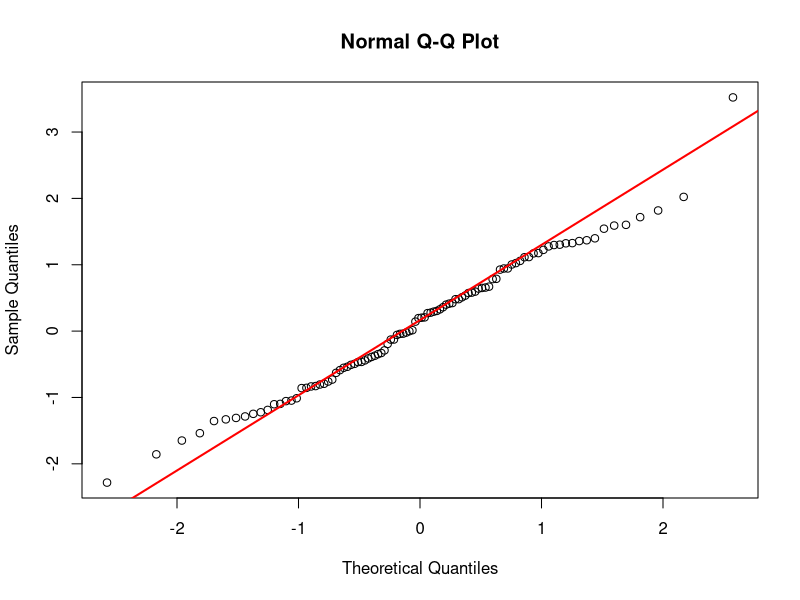
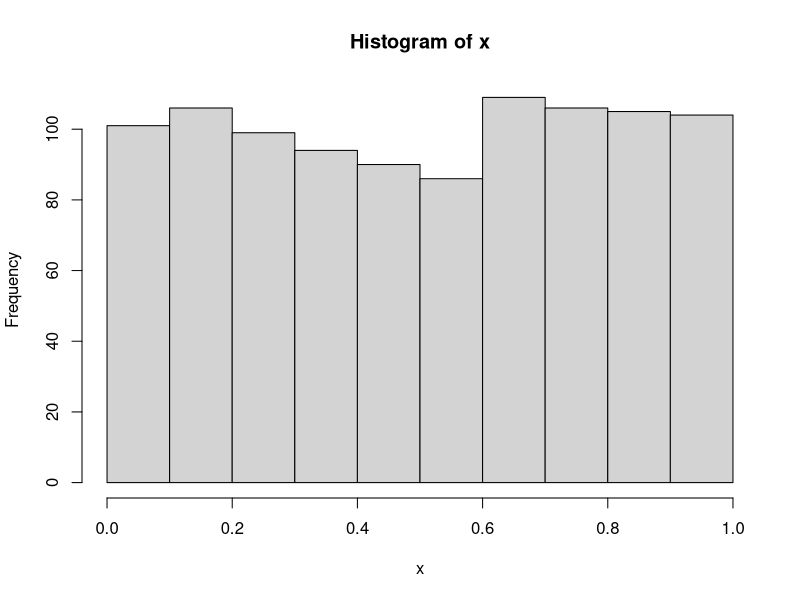

Recreate these plots in R, in order.
# Contenidos extra para la lección "Distribuciones y números aleatorios"

## Función qqnorm

# La función qqnorm sirve para comparar los cuantiles de un vector
# cualquiera con la distribución de cuantiles esperada para una
# distribución normal:
?qqnorm

# Ejemplo:
qqx <- rnorm(100)
qqnorm(qqx)
# Usando qqline agregamos una recta que pasa por el primer y tercer
# cuartiles (correspondientes a los percentiles 25% y 75%). 
qqline(qqx, col='red', lwd=2)
# ¿Qué pasa si hago una prueba similar con un x generado con runif?
# Comparar con la curva de pnorm, ¿Se parecen?¿Tiene lógica?


## Distribución Uniforme
?Uniform
# O
?dunif

# Ejemplo: Para tomar mil valores aleatorios con distribución U(0,1):
x <- runif(1000, 0, 1)
hist(x)  # Es bastante horizontal el patrón, como indica la teoría.

# Los únicos parámetros que necesita esta distribución son un mínimo y un 
# máximo. Al igual que todos los generadores de números de "stats", el primer
# argumento es el número de elementos, mientras que los otros dos son
# el mín. y máx. mencionados.

# Cómo dice el nombre, la distribución uniforme es equiprobable para
# todos los valores incluídos en un intervalo dado, buscando representar el 
# espectro completo de los números reales contenidos en el mismo. Por lo tanto, 
# a diferencia de sample, no se restringe a un conjunto discreto y finito de 
# números, si no que muestrea de un conjunto (en teoría) infinito de valores. 
# Claro que una computadora no puede en sentido estricto hacer esto, pero es 
# una aproximación útil para la mayoría de los fines prácticos.


## Semillas y generadores de números aleatorios.

# Los números aleatorios generados por computadora, no son verdaderamente
# aleatorios. Los algoritmos internos necesarios son determinísticos
# en último término, pero producen secuencias de valores que aproximan
# propiedades estadísticas aceptablemente similares a las esperadas
# por la distribución uniforme.
# Ver:
# http://www.random.org/;
# http://en.wikipedia.org/wiki/Pseudorandom_number_generator).
?Random
?RNG/
  # También existe un paquete llamado "random", para la generación de
  # números verdaderamente aleatorios (aunque en muchos casos no son
  # necesarios).
  
  # Las simulaciones que usan métodos Monte Carlo pueden ser sensibles a
  # los problemas. Para el uso de R existe al menos un libro relacionado:
  # http://books.google.com/books/about/Introducing_Monte_Carlo_Methods_with_R.html?id=WIjMyiEiHCsC
  
# Las secuencias generadas por estos algoritmos dependen del valor
# inicial llamado "semilla". Si ingresamos una semilla manualmente
# podemos repetir el resultado de cualquiera de las funciones basadas
# en generadores de números aleatorios (como rnorm, runif y sample):
set.seed(1)  # se puede usar cualquier otro número
sample(10)
# 3  4  5  7  2  8  9  6 10  1
# si ejecutamos de vuelta el comando, va a ser distinto
sample(10)
#  3  2  6 10  5  7  8  4  1  9
# a menos que volvamos a "plantar" la misma "semilla":
set.seed(1)
sample(10)
# 3  4  5  7  2  8  9  6 10  1

# Se obtendrán resultados análogos si usamos rnorm, runif u otros
# generadores de números aleatorios.

# Esto puede ser útil si queremos que nuestros resultados sean
# reproducibles *exactamente* en otro momento o lugar.

# si plantamos otra semilla, el orden aleatorio que quede guardado en dicha semilla será otro:
set.seed(2)

sample(10)
# 2  7  5 10  6  8  1  3  4  9

sample(10)
# 6  3  7  2  9  5  4  1 10  8

set.seed(2)
sample(10)
# 2  7  5 10  6  8  1  3  4  9
